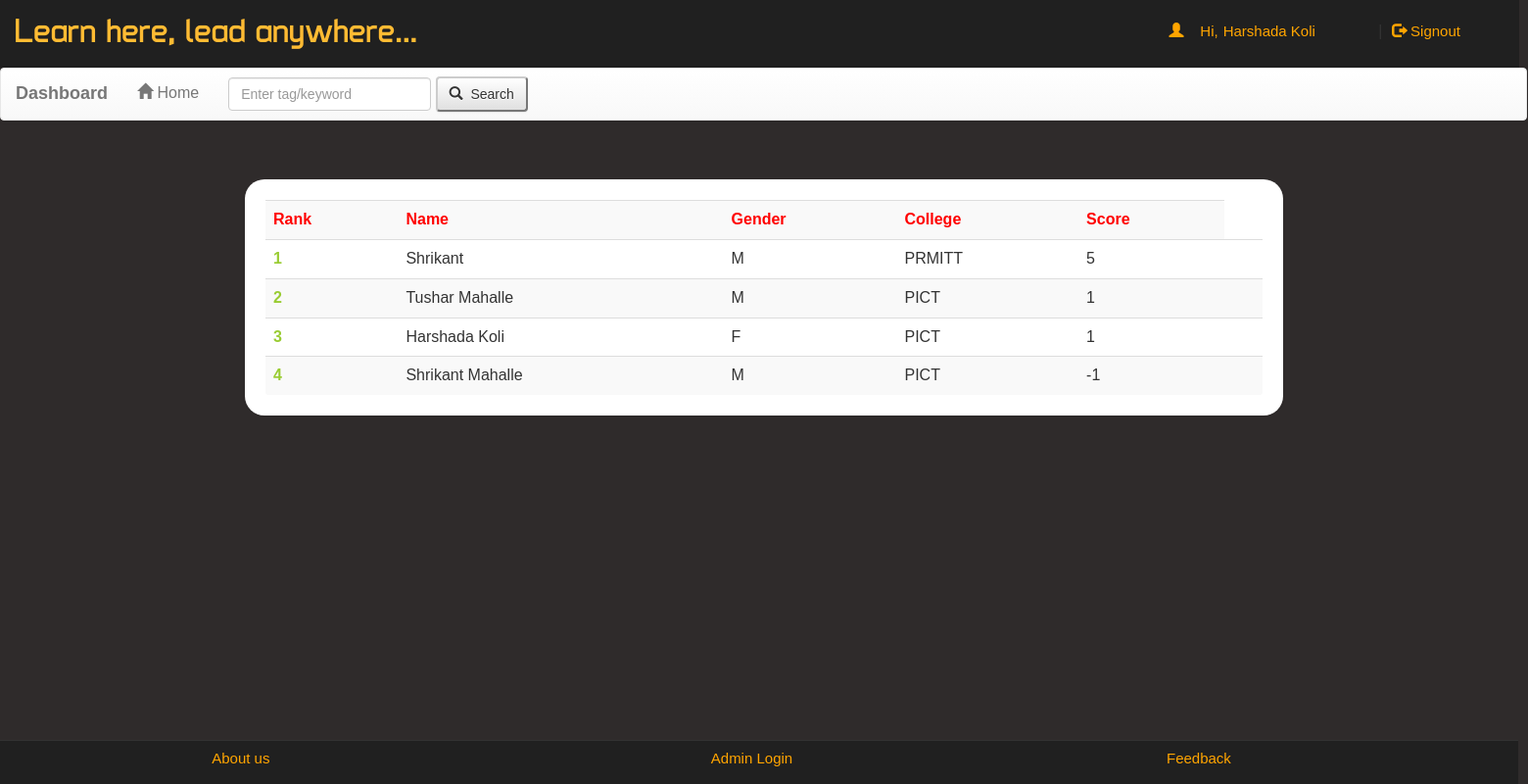
Screenshot of /account.php?q=3 (signed in) with the database file from the repository.
### tables this page shows
CREATE TABLE IF NOT EXISTS `rank` (
  `email` varchar(50) NOT NULL,
  `score` int(11) NOT NULL,
  `time` timestamp NOT NULL DEFAULT CURRENT_TIMESTAMP ON UPDATE CURRENT_TIMESTAMP
);

CREATE TABLE IF NOT EXISTS `user` (
  `name` varchar(50) NOT NULL,
  `gender` varchar(5) NOT NULL,
  `college` varchar(100) NOT NULL,
  `email` varchar(50) NOT NULL,
  `mob` bigint(20) NOT NULL,
  `password` varchar(50) NOT NULL,
  PRIMARY KEY (`email`)
);

### account.php (the view, shortened to what this page needs)
<!DOCTYPE html PUBLIC "-//W3C//DTD XHTML 1.0 Transitional//EN" "http://www.w3.org/TR/xhtml1/DTD/xhtml1-transitional.dtd">
<html xmlns="http://www.w3.org/1999/xhtml">
<head>
  <link rel="stylesheet" href="css/bootstrap.min.css" />
  <link rel="stylesheet" href="css/bootstrap-theme.min.css" />
  <link rel="stylesheet" href="css/main.css">
  <link rel="stylesheet" href="css/font.css">
</head>
<body>
  <div class="header" style="width: 1551px;">
    <div class="row" style="margin-top: -1px" >
      <div class="col-lg-6" style="margin-top: 6px">
        <span class="logo">Learn here, lead anywhere...</span>
      </div>
      <div class="col-md-4 col-md-offset-2" style="margin-top: 4px">
        <?php
        include_once 'dbConnection.php';
        if (!(isset($_SESSION['email']))) {
          header("location:index.php");
        } else {
          $name = $_SESSION['name'];
          echo '<span class="pull-right top title1" ><span class="log1"><span class="glyphicon glyphicon-user" aria-hidden="true"></span>&nbsp;&nbsp;&nbsp;&nbsp;Hi,</span><a href="account.php?q=1" class="log log1">' . $name . '</a>&nbsp;|&nbsp;<a href="logout.php?q=account.php" class="log"><span class="glyphicon glyphicon-log-out" aria-hidden="true"></span>&nbsp;Signout</button></a></span>';
        } ?>
      </div>
    </div>
  </div>
  <div class="bg">
    <nav class="navbar navbar-default title1"  style="width: 1559px; margin-left: 0px">
      <div class="container-fluid">
        <div class="navbar-header" >
          <a class="navbar-brand" href="#" ><b>Dashboard</b></a>
        </div>
        <div class="collapse navbar-collapse" id="bs-example-navbar-collapse-1">
          <ul class="nav navbar-nav" >
            <li onclick="sendData2()" <?php if (@$_GET['q'] == 1) echo 'class="active"'; ?>><a href="account.php?q=1"><span class="glyphicon glyphicon-home" aria-hidden="true"></span>&nbsp;Home<span class="sr-only">(current)</span></a></li>
          </ul>
          <form class="navbar-form navbar-left" role="search">
            <div class="form-group">
              <input type="text" id="hashtagsearch" class="form-control" placeholder="Enter tag/keyword ">
            </div>
            <button type="submit" class="btn btn-default"><span class="glyphicon glyphicon-search" aria-hidden="true"></span>&nbsp;&nbsp;Search</button>
          </form>
        </div>
      </div>
    </nav>
    <div class="container">
      <div class="row">
        <div class="col-md-12">
          <?php
          if (@$_GET['q'] == 3) {
            $q = mysqli_query($con, "SELECT * FROM rank  ORDER BY score DESC ") or die('Error223');
            echo  '<div class="panel title"><div class="table-responsive">
<table class="table table-striped title1" >
<tr style="color:red"><td><b>Rank</b></td><td><b>Name</b></td><td><b>Gender</b></td><td><b>College</b></td><td><b>Score</b></td></tr>';
            $c = 0;
            while ($row = mysqli_fetch_array($q)) {
              $e = $row['email'];
              $s = $row['score'];
              $q12 = mysqli_query($con, "SELECT * FROM user WHERE email='$e' ") or die('Error231');
              while ($row = mysqli_fetch_array($q12)) {
                $name = $row['name'];
                $gender = $row['gender'];
                $college = $row['college'];
              }
              $c++;
              echo '<tr><td style="color:#99cc32"><b>' . $c . '</b></td><td>' . $name . '</td><td>' . $gender . '</td><td>' . $college . '</td><td>' . $s . '</td><td>';
            }
            echo '</table></div></div>';
          }
          ?>
        </div>
      </div>
    </div>
  </div>
  <div class="row footer" style=" position:absolute;
   bottom:0;
   width:100%;
   height:45px;
   width:1565px;
   float: center;">
    <div class="col-md-4 box">
      <a href="about.html">About us</a>
    </div>
    <div class="col-md-4 box">
      <a href="#" data-toggle="modal" data-target="#login">Admin Login</a>
    </div>
    <div class="col-md-3 box">
      <a href="feedback.php" target="_blank">Feedback</a>
    </div>
  </div>
</body>
</html>

### css/main.css (style rules this page uses)
body { overflow-x:hidden; width:100%; font: 15px "Century Gothic", "Times Roman", sans-serif; background:#2f2b2b; min-height:550px; background-attachment:fixed; }
.bg { min-height:540px; }
.panel { margin:40px; padding:20px; font: 15px "Century Gothic", "Times Roman", sans-serif; border-radius: 20px; }
.title { font-family:'typo'; }
.header { background:#202020; height:70px; }
.logo { font-family:'typo'; font-size:35px; color:#ffbb33; margin:15px; }
.title1 { font: 16px "Century Gothic", "Times Roman", sans-serif; }
.footer { font-size:15px; text-align:center; border-top:1px solid; border-color:#323232; background-color:#202020; }
.footer a { margin:25px; color:orange; text-decoration:none; font: 15px "Century Gothic", "Times Roman", sans-serif; }
.box { padding:9px; }
.top { margin-top:20px; }
.log1 { font: 15px 'Ubuntu', sans-serif; color:orange; margin-left:10px; }
.log { margin:10px; margin-right:60px; margin-left:5px; color:orange; text-decoration:none; font-size:20px; font-size:15px; }

### rows the page displays
rank: user.name "Shrikant", user.gender "M", user.college "PRMITT", score "5"
rank: user.name "Tushar Mahalle", user.gender "M", user.college "PICT", score "1"
rank: user.name "Harshada Koli", user.gender "F", user.college "PICT", score "1"
rank: user.name "Shrikant Mahalle", user.gender "M", user.college "PICT", score "-1"

### other values shown
$name "Harshada Koli"
